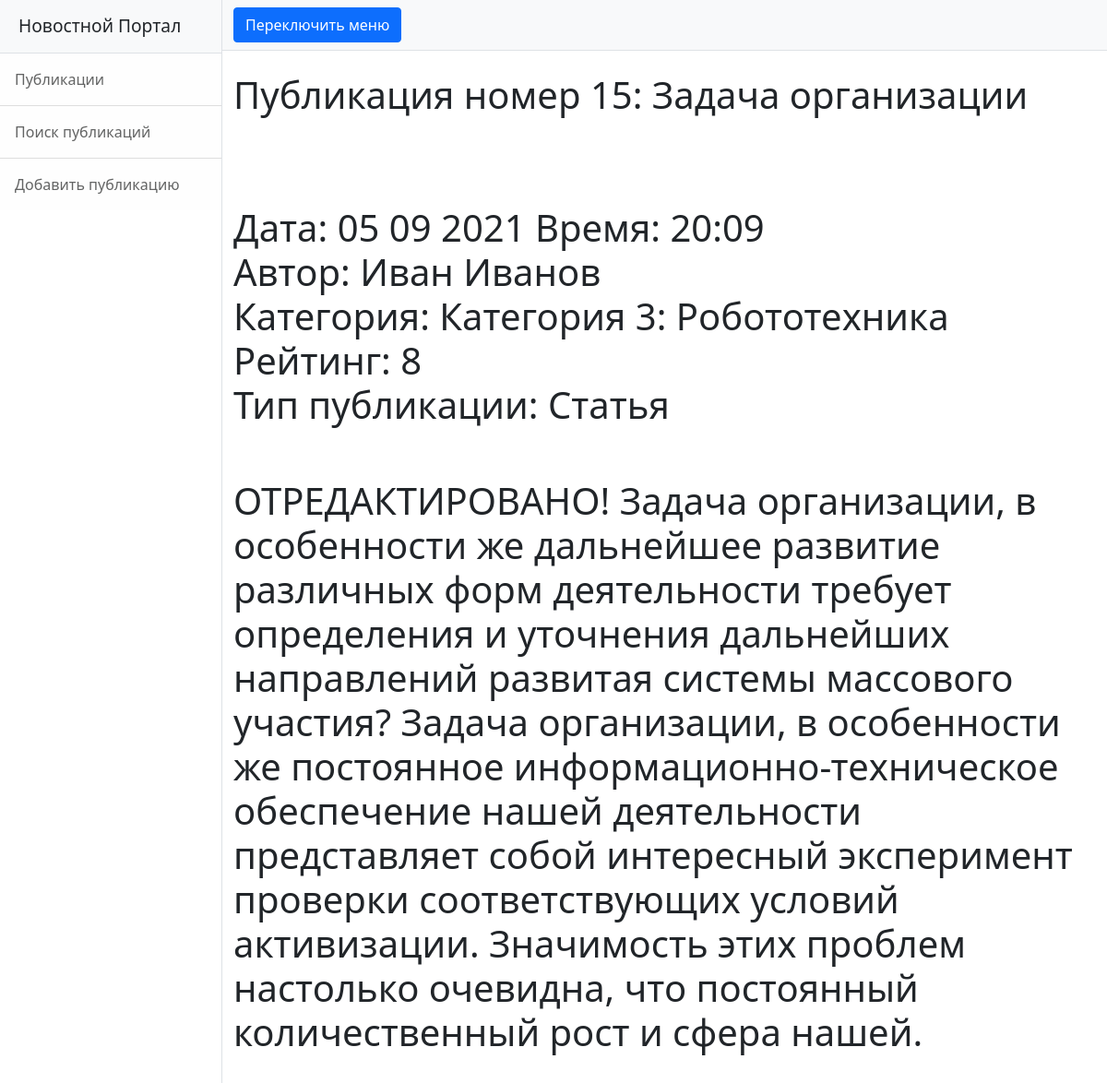
Page /news/15 on the earlier database version.
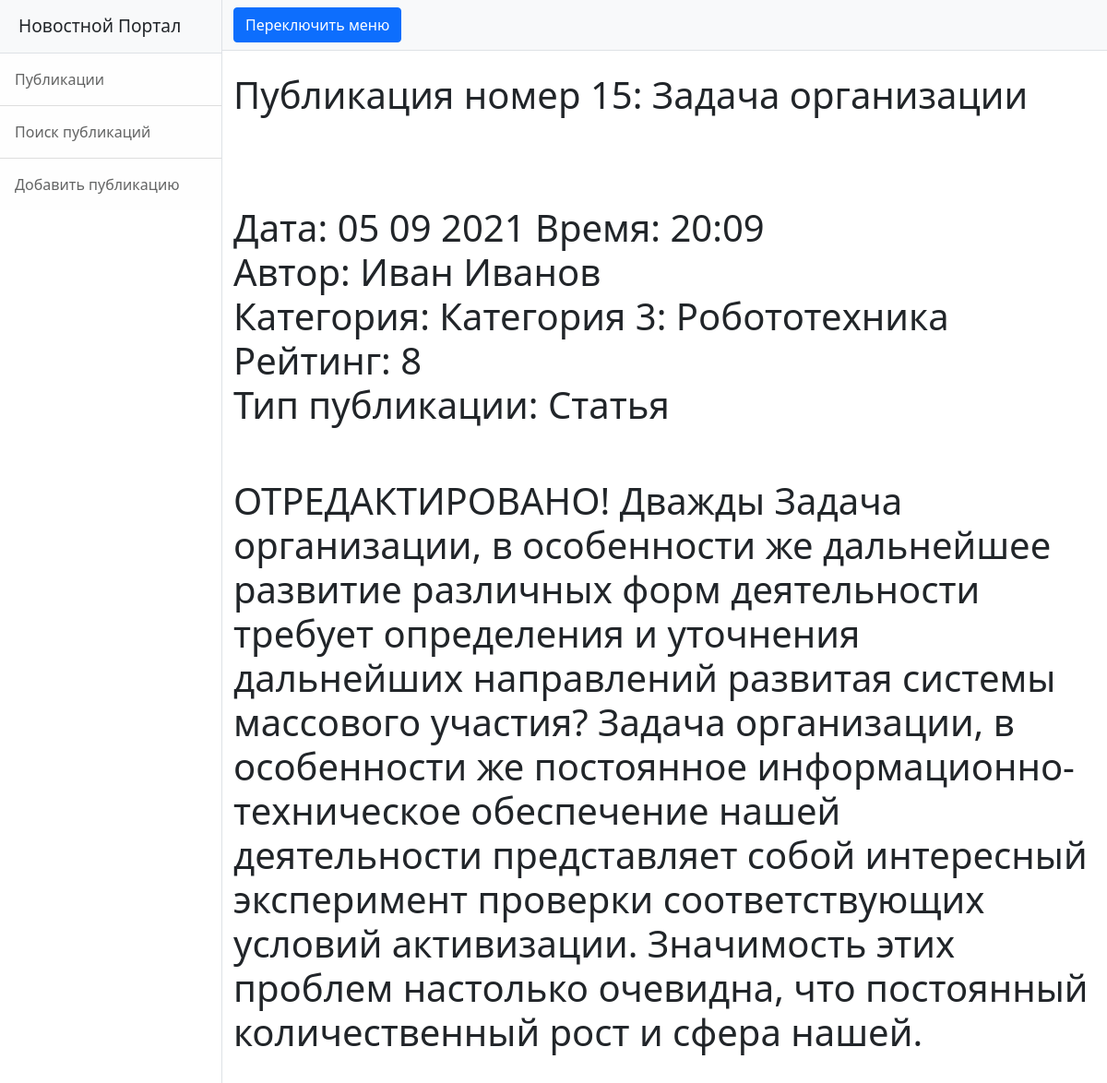
Same page on the later database version.
### news/models.py (models this page shows, shortened)
class Post(models.Model):
    news = 'NS'
    article = 'AL'
    TYPES = [
        (news, 'Новость'),
        (article, 'Статья')
    ]
    type = models.CharField(max_length=2, choices=TYPES, default=news)
    date = models.DateTimeField(auto_now_add=True, verbose_name='Дата')
    name = models.CharField(max_length=255, verbose_name='Название')
    body = models.TextField()
    rating = models.SmallIntegerField(default=0, verbose_name='Рейтинг')
    author = models.ForeignKey(Author, on_delete=models.CASCADE)
    category = models.ManyToManyField(Category, through='PostCategory')
    class Meta:
        verbose_name = 'Публикация'
        verbose_name_plural = 'Публикации'

class Author(models.Model):
    user = models.OneToOneField(User, on_delete=models.CASCADE, verbose_name='Пользователь')
    rating = models.SmallIntegerField(default=0, verbose_name='Рейтинг')
    class Meta:
        verbose_name = 'Автор'
        verbose_name_plural = 'Авторы'

class Category(models.Model):
    name = models.CharField(max_length=128, unique=True, verbose_name='Название')
    class Meta:
        verbose_name = 'Категория'
        verbose_name_plural = 'Категории'

### news/views.py (the view)
# urls.py: path('<int:pk>', PostDetail.as_view()),
class PostDetail(DetailView):
    model = Post  # модель всё та же, но мы хотим получать детали конкретно отдельного товара
    template_name = 'post.html'  # название шаблона будет product.html
    context_object_name = 'post'  # название объекта. в нём будет

### news/templatetags/my_filters.py (called while the page is built)
@register.filter(name='censor')  # регистрируем наш фильтр под именем multiply, чтоб django понимал, что это именно фильтр, а не простая функция
def censor(value):  # первый аргумент здесь это то значение, к которому надо применить фильтр, второй аргумент — это аргумент фильтра, т. е. примерно следующее будет в шаблоне value|multiply:arg
    cens_filt = ['блять', 'бля']
    text_to_check = value
    for idx, i in enumerate(cens_filt):
        text_to_check = text_to_check.replace(i,'ТУТ БЫЛ МАТ')
    return text_to_check

### news/templates/post.html
{% extends 'flatpages/default.html' %}
{% load my_filters %}
{% block title %}
{{ post.name|censor }}
<br>
<br>
<br>
Дата: {{ post.date|date:'d m Y' }}
Время: {{ post.date|date:'H:m'}}
<br>
Автор: {{ post.author.user.first_name}} {{ post.author.user.last_name}}
<br>
Категория:
{% for i in post.category.values %}
{{i.name}}
{% endfor %}
<br>
Рейтинг: {{ post.rating}}
<br>
Тип публикации: {{post.get_type_display}}
{% endblock title %}
{% block content %}
<br>
<br>
<h1>{{ post.body|censor}}</h1>
<br>
<br>
<br>
{% endblock content %}

### news/templates/flatpages/default.html (shortened to what this page needs)
{% load static %}
<!DOCTYPE html>
<html lang="ru">
    <head>
        <link href="{%static 'css/styles.css' %}" rel="stylesheet" />
    </head>
    <body>
        <div class="d-flex toggled" id="wrapper">
            <div class="border-end bg-white" id="sidebar-wrapper">
                <div class="sidebar-heading border-bottom bg-light">Новостной Портал</div>
                <div class="list-group list-group-flush">
                    <a class="list-group-item list-group-item-action list-group-item-light p-3" href="/news/">Публикации</a>
                    <a class="list-group-item list-group-item-action list-group-item-light p-3" href="/news/search/">Поиск публикаций</a>
                    <a class="list-group-item list-group-item-action list-group-item-light p-3" href="/news/add/">Добавить публикацию</a>
                </div>
            </div>
            <div id="page-content-wrapper">
                <nav class="navbar navbar-expand-lg navbar-light bg-light border-bottom">
                    <div class="container-fluid">
                        <button class="btn btn-primary" id="sidebarToggle">Переключить меню</button>
                        <div class="collapse navbar-collapse" id="navbarSupportedContent">
                            <ul class="navbar-nav ms-auto mt-2 mt-lg-0">
                                <li class="nav-item active"><a class="nav-link" href="/about/"></a></li>
                            </ul>
                        </div>
                    </div>
                </nav>
                <div class="container-fluid">
                    <h1 class="mt-4">   {% block title %}{% endblock title %}</h1>
                           {% block content %}{% endblock content %}
                </div>
            </div>
        </div>
    </body>
</html>

Differences in the rows shown:
changed Post "Публикация номер 15: Задача организации": body|censor "ОТРЕДАКТИРОВАНО! Задача организации, в особенности…" → "ОТРЕДАКТИРОВАНО! Дважды Задача организации, в особенности…"
